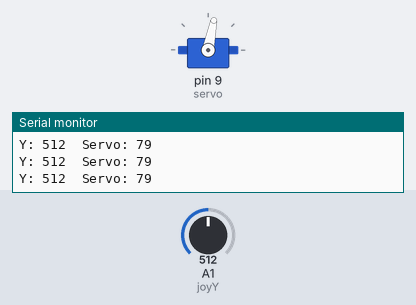
The sketch below on a simulated Arduino Uno, built with avr-gcc and run on an emulated ATmega328P. On the bench: servo, the last lines printed to the serial monitor. The inputs (shaded band) are chosen by the test bench; at power-on: A1 (joyY) = 512.

Above: at 1.2 s.
1.3 s: A1 (joyY) set to 0
At 2.5 s:
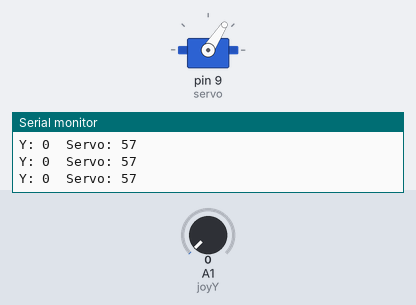
2.8 s: A1 (joyY) set to 716
At 3.6 s:
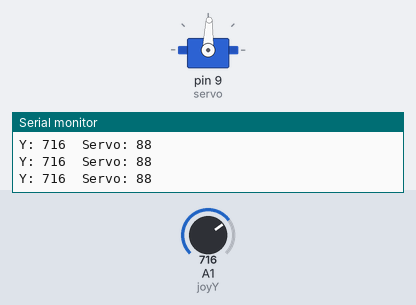
4.3 s: A1 (joyY) set to 1023
At 5.0 s:
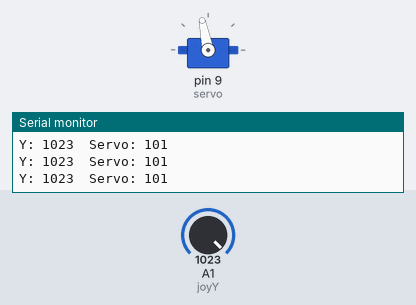
5.8 s: A1 (joyY) set to 511
At 6.7 s:
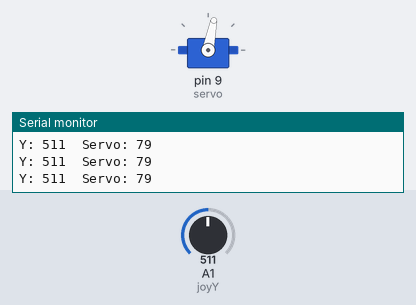
Timing chart, 0 to 8.3 s (numbered marks = the images above; inputs shaded):
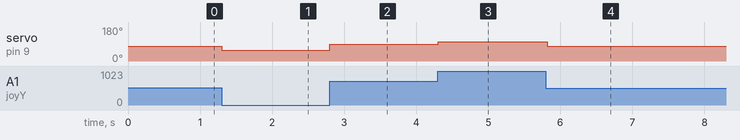

Measured:
- after the input at 1.3 s, servo on pin 9 (servo): 79° → 57° at once
- after the input at 2.8 s, servo on pin 9 (servo): 57° → 88° at once
- after the input at 4.3 s, servo on pin 9 (servo): 88° → 101° at once
- after the input at 5.8 s, servo on pin 9 (servo): 101° → 79° at once

The sketch:

joystick_servo_360_position_change.ino
```cpp
#include <Servo.h>

int joyY = A1;
int button = 15;

Servo servo;

void setup() {
  Serial.begin(115200);

  pinMode(button, INPUT_PULLUP);

  servo.attach(9);   // pin serva
}

void loop() {

  int y = analogRead(joyY);

  // mapovanie joysticku na servo
  int speed = map(y, 0, 4095, 0, 180)+57;

  servo.write(speed);

  Serial.print("Y: ");
  Serial.print(y);
  Serial.print("  Servo: ");
  Serial.println(speed);

  delay(20);
}
```
